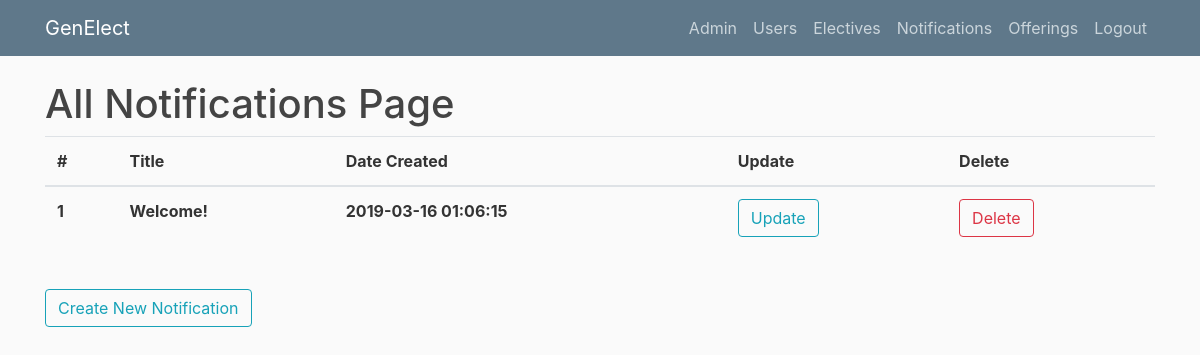
/allnotifications (signed in), run on an earlier commit of the app's database.
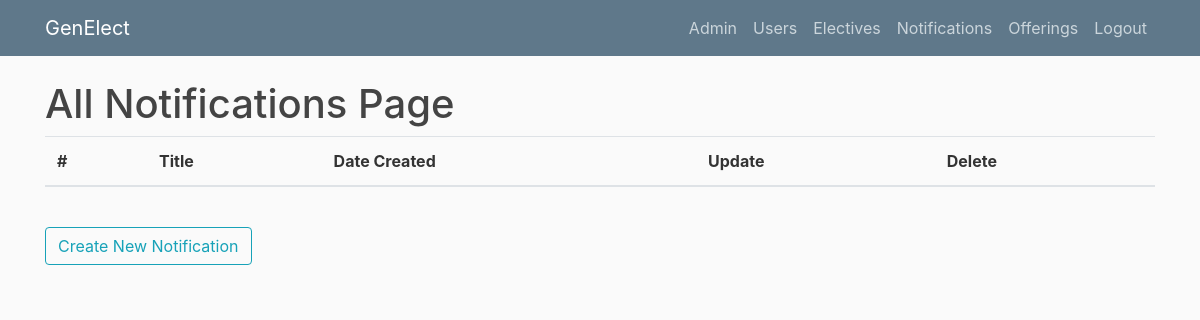
And on a later commit of the database.
### genElect/models.py (models this page shows)
class Base(db.Model):
    __abstract__ = True
    id = db.Column(db.Integer, primary_key=True, autoincrement=True)
    date_created = db.Column(db.DateTime, default=db.func.current_timestamp())
    date_modified = db.Column(db.DateTime, default=db.func.current_timestamp(),
            onupdate=db.func.current_timestamp())

class Notifications(Base):
    title = db.Column(db.String(100))
    notification = db.Column(db.String(1000))

### genElect/__init__.py (the view)
@app.route("/allnotifications")
def allnotifications():
    if current_user.is_authenticated and current_user.role == "admin":
        notifications = Notifications.query.all()
        return render_template('allnotifications.html', notifications=notifications, title="Notifications")
    else:
        return render_template('denied.html')

### genElect/__init__.py (called while the page is built)
@login_manager.user_loader
def load_user(user_id):
    return Users.query.get(int(user_id))

### genElect/templates/allnotifications.html
{% extends "layout.html" %}
{% block content %}
    <h1>All Notifications Page</h1>
	<table class="table">
	  <thead>
	    <tr>
	      <th scope="col">#</th>
	      <th scope="col">Title</th>
	      <th scope="col">Date Created</th>
	      <th scope="col">Update</th>
	      <th scope="col">Delete</th>
	    </tr>
	  </thead>
	  <tbody>
	  	{% for notification in notifications %}
	    <tr>
	      <th scope="row">{{notification.id}}</th>
	      <th scope="row">{{notification.title}}</th>
	      <th scope="row">{{notification.date_created}}</th>
	      <th scope="row"><button type="button" onclick="window.location.href = '/editnotification/{{notification.id}}'" class="btn btn-outline-info">Update</button></th>
	      <th scope="row"><button type="button" onclick="window.location.href = '/deletenotification/{{notification.id}}'" class="btn btn-outline-danger">Delete</button></th>
	    </tr>
	    {% endfor %}
	  </tbody>
	</table>
    <br>
    <button type="button" onclick="window.location.href = '/createnotification'" class="btn btn-outline-info">Create New Notification</button>
{% endblock content %}

What changed in the data, as far as the page shows it:
removed Notifications: id "1", title "Welcome!", date_created "2019-03-16 01:06:15"
